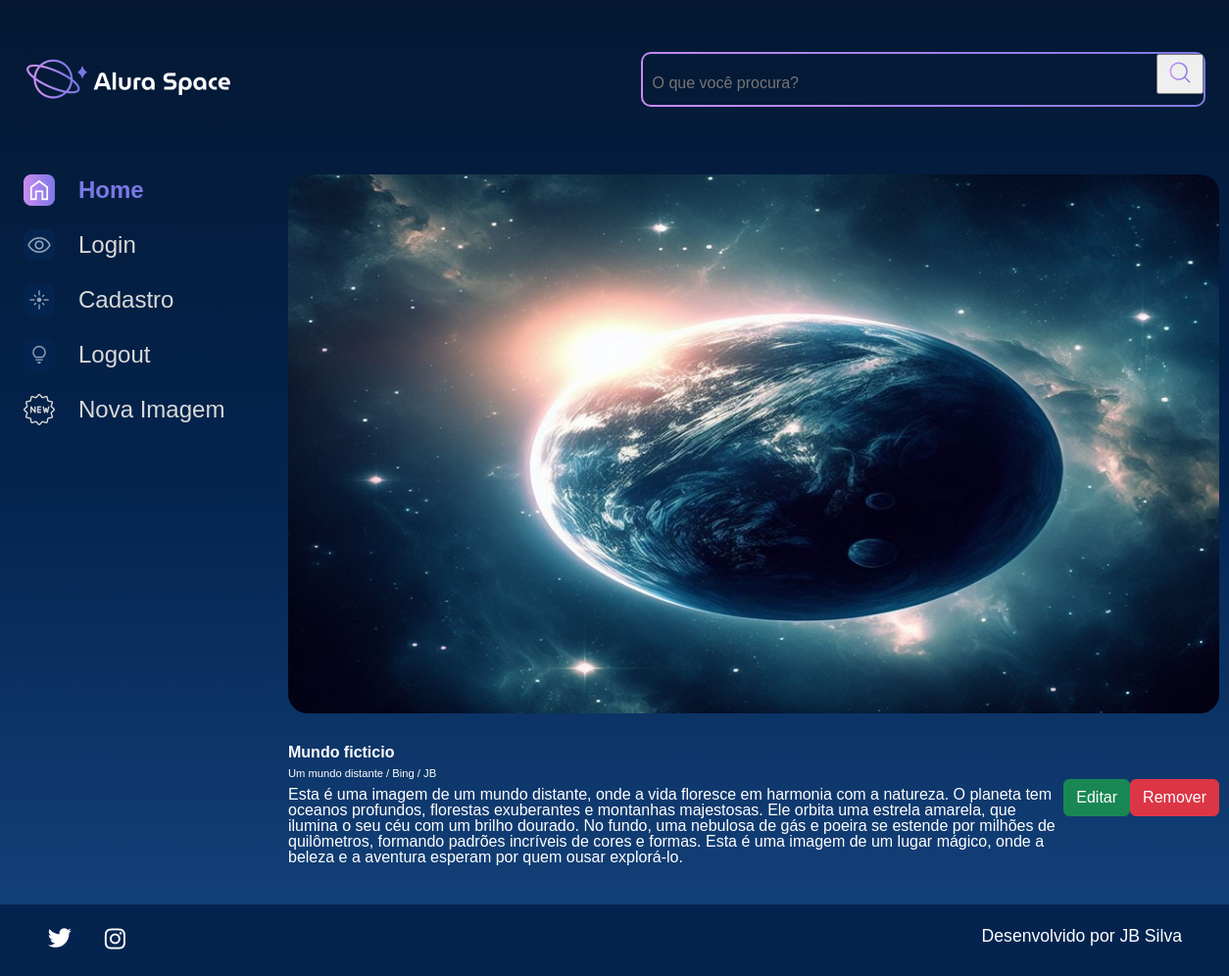
The page /imagem/3 on the database as committed earlier.
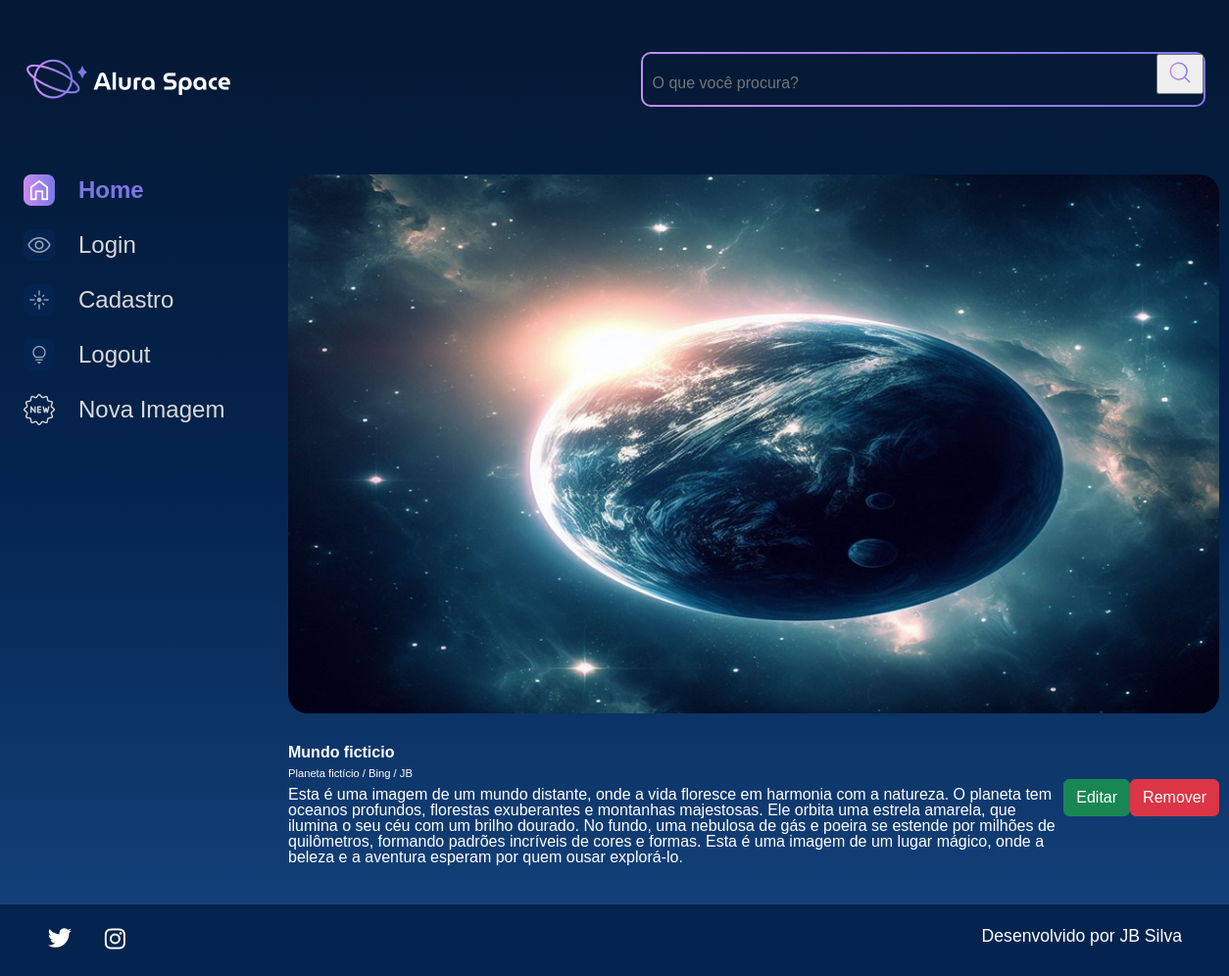
The same page on the database as committed later.
### apps/galeria/models.py (models this page shows, shortened)
class Fotografia(models.Model):
    OPCOES_CATEGORIA = [
        ("NEBULOSA", "Nebulosa"),
        ("ESTRELA", "Estrela"),
        ("GALÁXIA", "Galáxia"),
        ("PLANETA", "Planeta"),
    ]
    nome = models.CharField(max_length=100, null=False, blank=False)
    legenda = models.CharField(max_length=150, null=False, blank=False)
    categoria = models.CharField(
        choices=OPCOES_CATEGORIA, max_length=100, default="", blank=False
    )
    descricao = models.TextField(null=False, blank=False)
    foto = models.ImageField(upload_to="fotos/%Y/%m/%d/", blank=True)
    publicada = models.BooleanField(default=True)
    data_fotografia = models.DateTimeField(default=datetime.now, blank=False)
    usuario = models.ForeignKey(
        to=User, on_delete=models.SET_NULL, null=True, blank=False, related_name="user"
    )

### apps/galeria/views.py (the view)
# urls.py: path('imagem/<int:foto_id>', imagem, name='imagem'),
def imagem(request, foto_id):
    foto = get_object_or_404(Fotografia, pk=foto_id)
    return render(request, "galeria/imagem.html", {"foto": foto})

### templates/galeria/imagem.html
{% extends 'shared/base.html' %}
{% load static %}
{% block content %}
<section class="conteudo">
    <section class="imagem">
        <div class="imagem__conteudo">
            {% if foto.foto == "" or foto.foto == null %}
            <img class="imagem__imagem" src="{% static '/assets/imagens/galeria/not-found.png'%}">
            {% else %}
            <img class="imagem__imagem" src="{{foto.foto.url}}">
            {% endif %}
            <div class="imagem__info">
                <div class="imagem__texto">
                    <p class="imagem__titulo">{{foto.nome}}</p>
                    <p class="imagem__descricao">{{foto.legenda}}</p>
                    <p class="imagem__texto">{{foto.descricao}}</p>
                </div>
                    <a href="{% url 'editar_imagem' foto.id %}">
                        <button class="btn btn-success col-12" style="padding: top 5px;">Editar</button>
                    </a>
                    <a href="{% url 'remover_imagem' foto.id %}">
                        <button class="btn btn-danger col-12" style="padding: top 5px;">Remover</button>
                    </a>
            </div>
        </div>
    </section>
</section>
</main>
</div>
{% endblock %}

Rows that differ between the two databases and show on the page:
changed Fotografia "Mundo ficticio": legenda "Um mundo distante / Bing / JB" → "Planeta fictício / Bing / JB"
